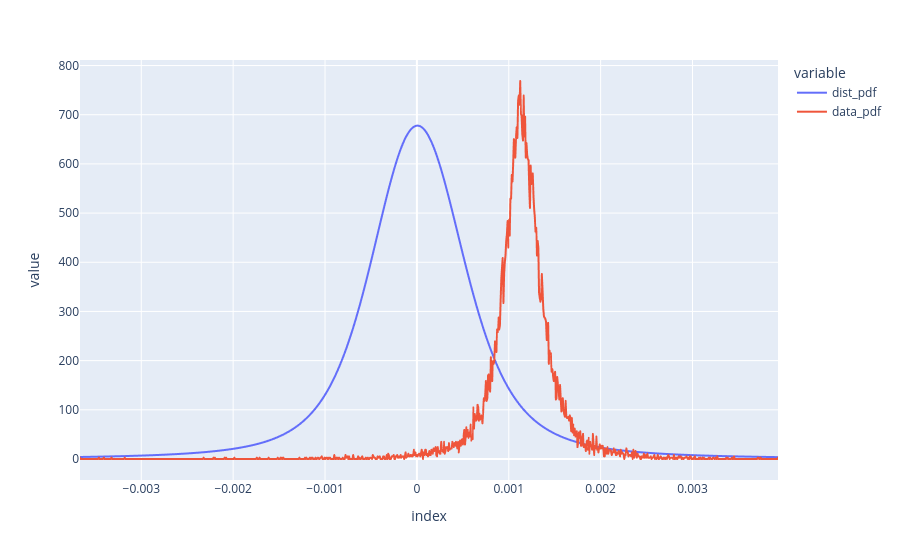

The code cell stored with this chart in its notebook:
### Code cell
df_twap_dst_dist[["dist_pdf", "data_pdf"]].plot()

### Figure 1 — Plotly figure (JSON) as saved in the notebook; plotly's stock layout.template omitted (floating-point values rounded to 4 significant figures; data arrays with more than 128 entries replaced by an {"elided": "..."} marker saying what was removed)
{"data": [{"hovertemplate": "variable=dist_pdf<br>index=%{x}<br>value=%{y}<extra></extra>", "legendgroup": "dist_pdf", "line": {"color": "#636efa", "dash": "solid"}, "marker": {"symbol": "circle"}, "mode": "lines", "name": "dist_pdf", "showlegend": true, "type": "scattergl", "x": {"elided": "1000 float values"}, "xaxis": "x", "y": {"elided": "1000 float values"}, "yaxis": "y"}, {"hovertemplate": "variable=data_pdf<br>index=%{x}<br>value=%{y}<extra></extra>", "legendgroup": "data_pdf", "line": {"color": "#EF553B", "dash": "solid"}, "marker": {"symbol": "circle"}, "mode": "lines", "name": "data_pdf", "showlegend": true, "type": "scattergl", "x": {"elided": "1000 float values"}, "xaxis": "x", "y": {"elided": "1000 float values"}, "yaxis": "y"}], "layout": {"legend": {"title": {"text": "variable"}, "tracegroupgap": 0}, "margin": {"t": 60}, "xaxis": {"anchor": "y", "domain": [0, 1], "title": {"text": "index"}}, "yaxis": {"anchor": "x", "domain": [0, 1], "title": {"text": "value"}}}}
